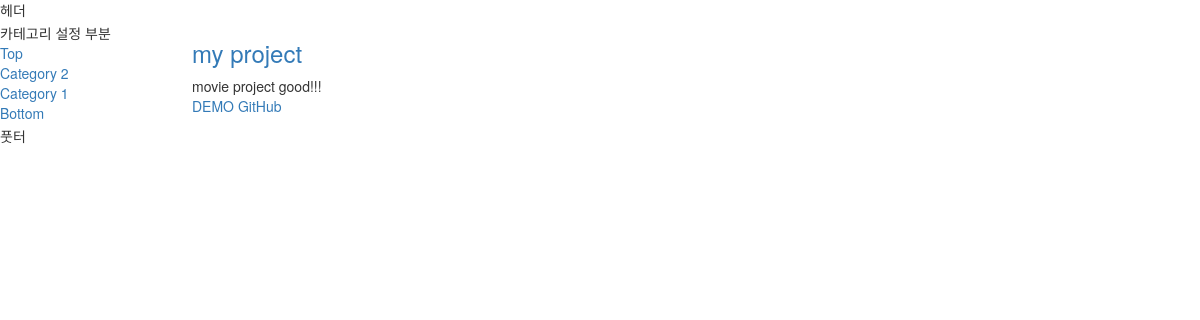
Page /portfolio/ on the earlier database version.
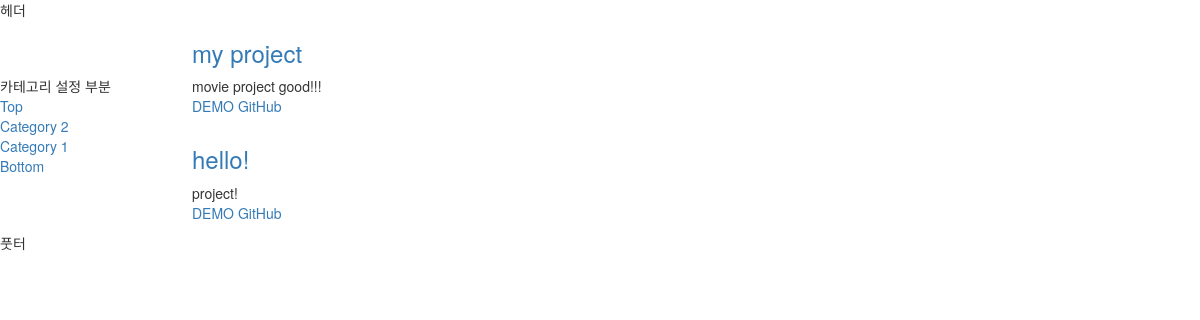
Same page on the later database version.
### portfolio/models.py (models this page shows, shortened)
class Project(models.Model):
    title = models.CharField(max_length=100)
    git = models.CharField(max_length=100)
    demo = models.CharField(max_length=100)
    img = models.ImageField(blank=True, null=True)
    introduction = models.TextField()

### portfolio/views.py (the view)
# urls.py: path('portfolio/', portfolio_main, name='portfolio_main')
def portfolio_main(request):
    portlist = Project.objects.all()
    return render(request, 'portfolio_main.html', {'portlist': portlist})

### portfolio/templates/portfolio_main.html (shortened to what this page needs)
{% extends 'portfolio_master.html' %}
{% block content %}
{% for list in portlist %}
    <div class="row">
						<div class="col-md-6 animate-box fadeInLeft animated" data-animate-effect="fadeInLeft">
							<div class="project" style="background-image: url(/media/{{list.img}});">
								<div class="desc">
									<div class="con">
										<h3><a href="{{list.demo}}" target="_blank">{{list.title}}</a></h3>
										<span>{{list.introduction}}</span>
										<p class="icon">
											<span><a href="{{list.demo}}" target="_blank"> DEMO</a></span>
											<span><a href="{{list.git}}" target="_blank"> GitHub</a></span>
										</p>
									</div>
								</div>
							</div>
						</div>
					</div>
{% endfor %}
{% endblock %}

Differences in the rows shown:
added Project: title "hello!", introduction "project!"
